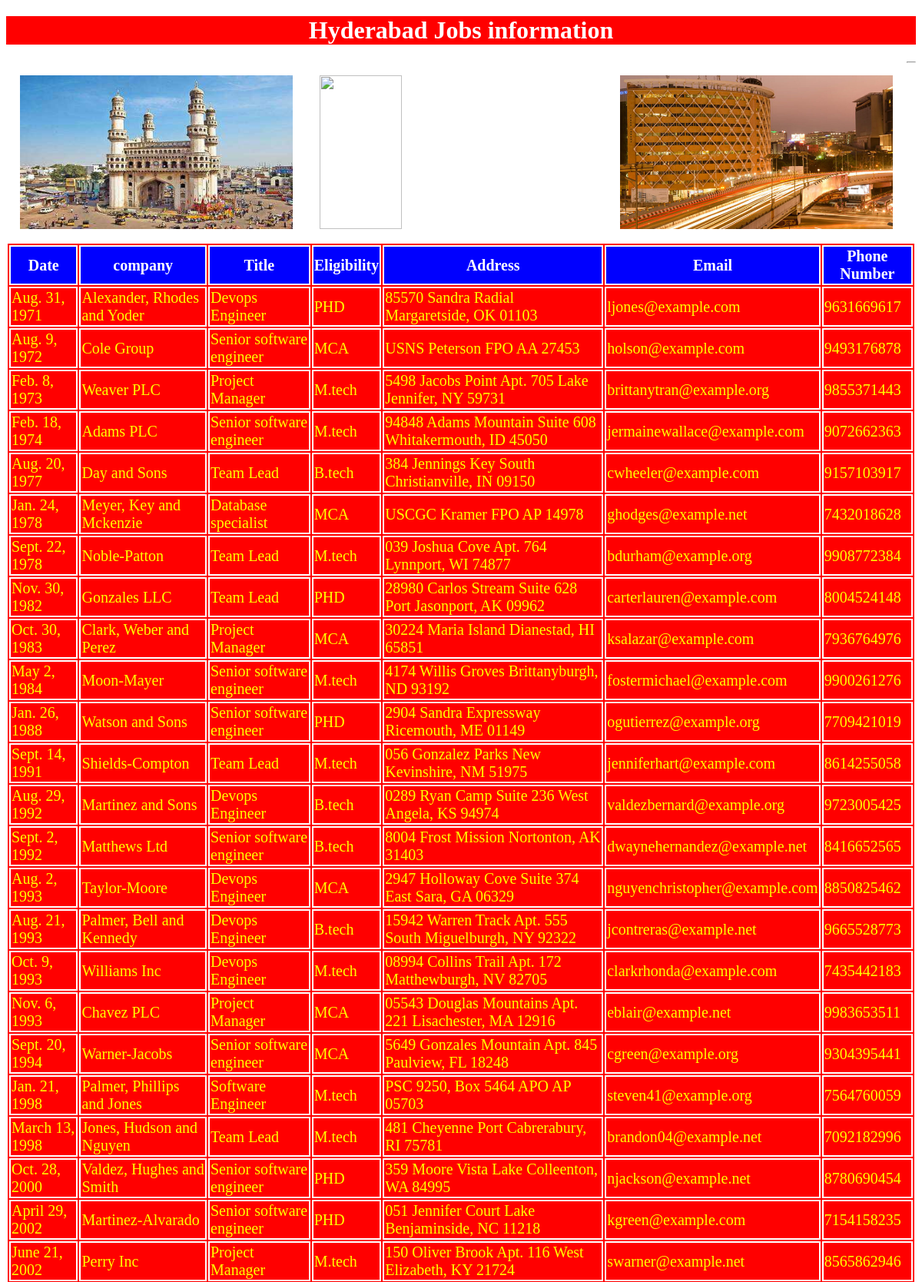
The app's page /testapp/hyd/ (upper part) with its own data.
### testapp/models.py (models this page shows)
class Hydjob(models.Model):
    date = models.DateField();
    company = models.CharField(max_length=30);
    title = models.CharField(max_length=100);
    eligibility = models.CharField(max_length=100);
    address = models.CharField(max_length=100);
    email = models.EmailField();
    phonenumber = models.IntegerField();

### testapp/views.py (the view)
# urls.py: path('hyd/', views.hydjobs),
def hydjobs(request):
    jobs_list = Hydjob.objects.order_by('date')
    my_dict = {'jobs_list': jobs_list}
    return render(request, 'testapphtml/hyderabad.html', context=my_dict)

### templates/testapphtml/hyderabad.html (shortened to what this page needs)
<!DOCTYPE html>
{% load static %}
<html lang="en" dir="ltr">
  <head>
    <link rel="stylesheet" href="{% static "css/demo.css" %}">
  </head>
  <body>
    <h1>Hyderabad Jobs information</h1>
        <img src="{% static "images/hyd1.jpg" %}" alt="">
        <img src="{% static "images/hyd2.jpg" %}" alt="">
        <img src="{% static "images/hyd3.jpg" %}" alt="">
        <hr>
        {% if jobs_list %}
        <table>
          <thead>
            <th>Date</th>
            <th>company</th>
            <th>Title</th>
            <th>Eligibility</th>
            <th>Address</th>
            <th>Email</th>
            <th>Phone Number</th>
          </thead>
          {% for job in jobs_list %}
          <tr>
            <td>{{job.date}}</td>
            <td>{{job.company}}</td>
            <td>{{job.title}}</td>
            <td>{{job.eligibility}}</td>
            <td>{{job.address}}</td>
            <td>{{job.email}}</td>
            <td>{{job.phonenumber}}</td>
          </tr>
          {% endfor %}
        </table>
        {% else %}
        <p>No Jobs Found in Hyderabad</p>
        {% endif %}
  </body>
</html>

### static/css/demo.css (style rules this page uses)
body { background: url((https://images.unsplash.com/photo-1611349405725-57c3e7a94e2d?ixlib=rb-1.2.1&ixid=MnwxMjA3fDB8MHxwaG90by1wYWdlfHx8fGVufDB8fHx8&auto=format&fit=crop&w=870&q=80); }
img { height: 200px; width: 30%; float:left; margin:1.5% }
h1 { color: white; text-align: center; background: red; }
table,thead,th,tr,td { color: yellow; border: 2px solid white; font-size: 20px; margin: auto; background: red; }
thead,th { color: white; border: 2px solid white; font-size: 20px; margin: auto; background: blue; }

### records on screen
Hydjob: date "Aug. 31, 1971", company "Alexander, Rhodes and Yoder", title "Devops Engineer", eligibility "PHD", address "85570 Sandra Radial Margaretside, OK 01103", email "ljones@example.com", phonenumber "9631669617"
Hydjob: date "Aug. 9, 1972", company "Cole Group", title "Senior software engineer", eligibility "MCA", address "USNS Peterson FPO AA 27453", email "holson@example.com", phonenumber "9493176878"
Hydjob: date "Feb. 8, 1973", company "Weaver PLC", title "Project Manager", eligibility "M.tech", address "5498 Jacobs Point Apt. 705 Lake Jennifer, NY 59731", email "brittanytran@example.org", phonenumber "9855371443"
Hydjob: date "Feb. 18, 1974", company "Adams PLC", title "Senior software engineer", eligibility "M.tech", address "94848 Adams Mountain Suite 608 Whitakermouth, ID 45050", email "jermainewallace@example.com", phonenumber "9072662363"
Hydjob: date "Aug. 20, 1977", company "Day and Sons", title "Team Lead", eligibility "B.tech", address "384 Jennings Key South Christianville, IN 09150", email "cwheeler@example.com", phonenumber "9157103917"
Hydjob: date "Jan. 24, 1978", company "Meyer, Key and Mckenzie", title "Database specialist", eligibility "MCA", address "USCGC Kramer FPO AP 14978", email "ghodges@example.net", phonenumber "7432018628"
Hydjob: date "Sept. 22, 1978", company "Noble-Patton", title "Team Lead", eligibility "M.tech", address "039 Joshua Cove Apt. 764 Lynnport, WI 74877", email "bdurham@example.org", phonenumber "9908772384"
Hydjob: date "Nov. 30, 1982", company "Gonzales LLC", title "Team Lead", eligibility "PHD", address "28980 Carlos Stream Suite 628 Port Jasonport, AK 09962", email "carterlauren@example.com", phonenumber "8004524148"
Hydjob: date "Oct. 30, 1983", company "Clark, Weber and Perez", title "Project Manager", eligibility "MCA", address "30224 Maria Island Dianestad, HI 65851", email "ksalazar@example.com", phonenumber "7936764976"
Hydjob: date "May 2, 1984", company "Moon-Mayer", title "Senior software engineer", eligibility "M.tech", address "4174 Willis Groves Brittanyburgh, ND 93192", email "fostermichael@example.com", phonenumber "9900261276"
Hydjob: date "Jan. 26, 1988", company "Watson and Sons", title "Senior software engineer", eligibility "PHD", address "2904 Sandra Expressway Ricemouth, ME 01149", email "ogutierrez@example.org", phonenumber "7709421019"
Hydjob: date "Sept. 14, 1991", company "Shields-Compton", title "Team Lead", eligibility "M.tech", address "056 Gonzalez Parks New Kevinshire, NM 51975", email "jenniferhart@example.com", phonenumber "8614255058"
Hydjob: date "Aug. 29, 1992", company "Martinez and Sons", title "Devops Engineer", eligibility "B.tech", address "0289 Ryan Camp Suite 236 West Angela, KS 94974", email "valdezbernard@example.org", phonenumber "9723005425"
Hydjob: date "Sept. 2, 1992", company "Matthews Ltd", title "Senior software engineer", eligibility "B.tech", address "8004 Frost Mission Nortonton, AK 31403", email "dwaynehernandez@example.net", phonenumber "8416652565"
Hydjob: date "Aug. 2, 1993", company "Taylor-Moore", title "Devops Engineer", eligibility "MCA", address "2947 Holloway Cove Suite 374 East Sara, GA 06329", email "nguyenchristopher@example.com", phonenumber "8850825462"
Hydjob: date "Aug. 21, 1993", company "Palmer, Bell and Kennedy", title "Devops Engineer", eligibility "B.tech", address "15942 Warren Track Apt. 555 South Miguelburgh, NY 92322", email "jcontreras@example.net", phonenumber "9665528773"
Hydjob: date "Oct. 9, 1993", company "Williams Inc", title "Devops Engineer", eligibility "M.tech", address "08994 Collins Trail Apt. 172 Matthewburgh, NV 82705", email "clarkrhonda@example.com", phonenumber "7435442183"
Hydjob: date "Nov. 6, 1993", company "Chavez PLC", title "Project Manager", eligibility "MCA", address "05543 Douglas Mountains Apt. 221 Lisachester, MA 12916", email "eblair@example.net", phonenumber "9983653511"
Hydjob: date "Sept. 20, 1994", company "Warner-Jacobs", title "Senior software engineer", eligibility "MCA", address "5649 Gonzales Mountain Apt. 845 Paulview, FL 18248", email "cgreen@example.org", phonenumber "9304395441"
Hydjob: date "Jan. 21, 1998", company "Palmer, Phillips and Jones", title "Software Engineer", eligibility "M.tech", address "PSC 9250, Box 5464 APO AP 05703", email "steven41@example.org", phonenumber "7564760059"
Hydjob: date "March 13, 1998", company "Jones, Hudson and Nguyen", title "Team Lead", eligibility "M.tech", address "481 Cheyenne Port Cabrerabury, RI 75781", email "brandon04@example.net", phonenumber "7092182996"
Hydjob: date "Oct. 28, 2000", company "Valdez, Hughes and Smith", title "Senior software engineer", eligibility "PHD", address "359 Moore Vista Lake Colleenton, WA 84995", email "njackson@example.net", phonenumber "8780690454"
Hydjob: date "April 29, 2002", company "Martinez-Alvarado", title "Senior software engineer", eligibility "PHD", address "051 Jennifer Court Lake Benjaminside, NC 11218", email "kgreen@example.com", phonenumber "7154158235"
Hydjob: date "June 21, 2002", company "Perry Inc", title "Project Manager", eligibility "M.tech", address "150 Oliver Brook Apt. 116 West Elizabeth, KY 21724", email "swarner@example.net", phonenumber "8565862946"
